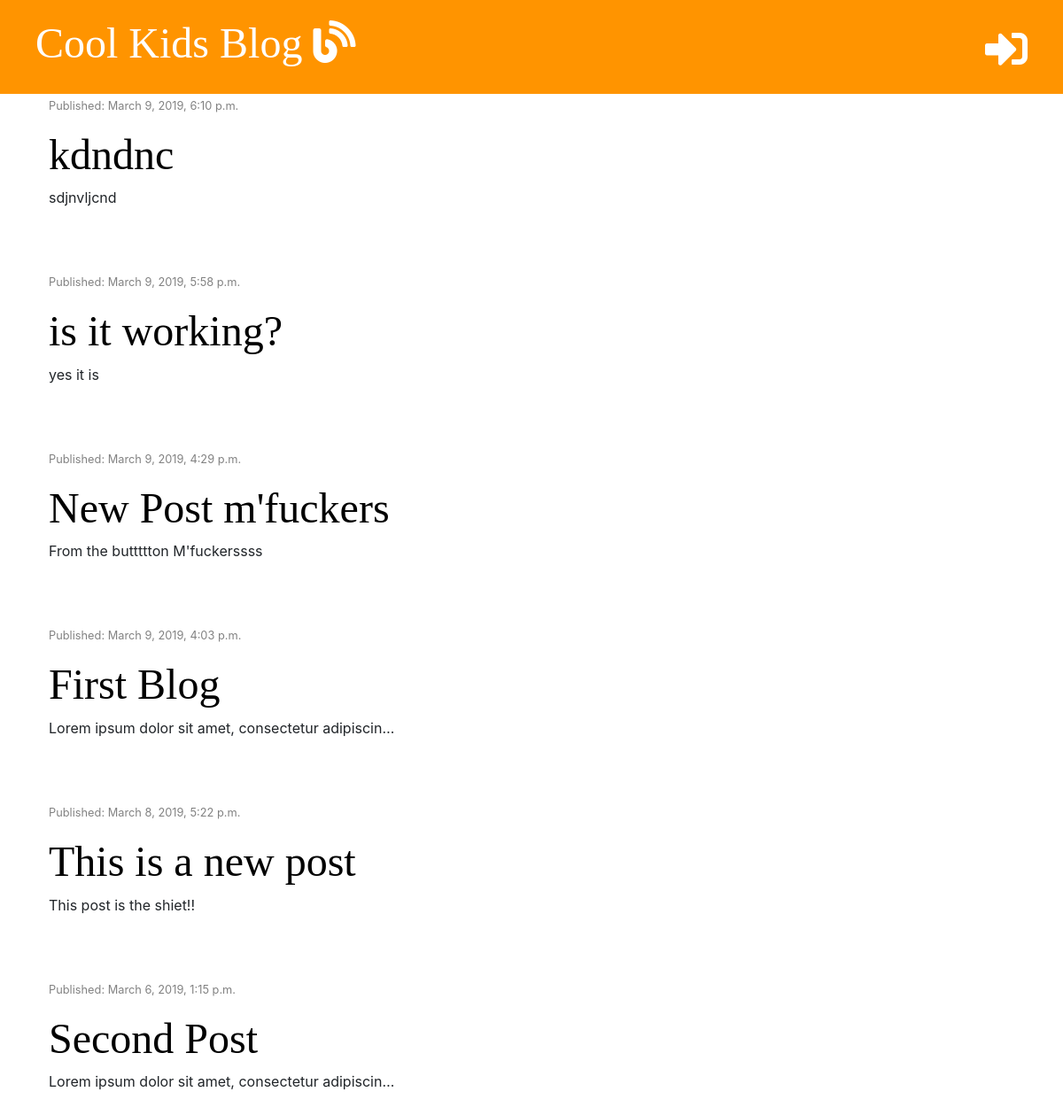
The app's page /, older data.
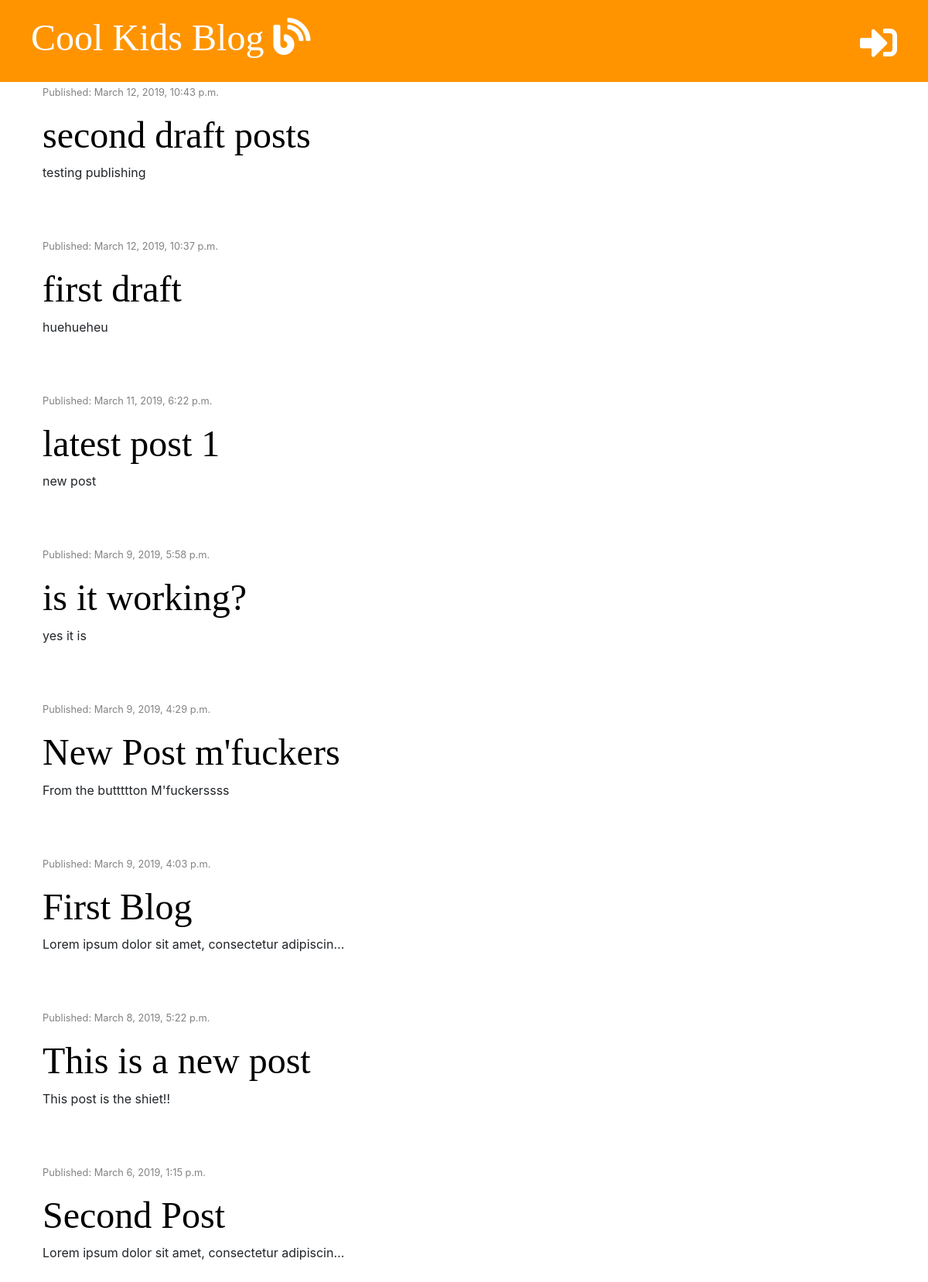
The same page, newer data.
### blog/models.py (models this page shows, shortened)
class Post(models.Model):
    author = models.ForeignKey('auth.User', on_delete=models.CASCADE)
    title = models.CharField(max_length=200)
    text = models.TextField()
    created_date = models.DateTimeField(default=timezone.now)
    published_date = models.DateTimeField(blank=True, null=True)

### blog/views.py (the view)
# urls.py: path('', views.post_list, name='post_list'),
def post_list(request):
    posts = Post.objects.filter(published_date__lte=timezone.now()).order_by('-published_date')
    stuff_for_frontend = {'posts' : posts}
    return render(request, 'blog/post_list.html', stuff_for_frontend)

### blog/templates/blog/post_list.html (shortened to what this page needs)
{% extends 'blog/base.html' %}
{% block content %}
      {% for post in posts %}
          <div class="post">
            <div class="date">
                <p><small>Published: {{ post.published_date }}</small></p>
            </div>
            <h1><a href="{% url 'post_detail' pk=post.pk %}">{{ post.title }}</a></h1>
            <p>{{ post.text|truncatechars:50|linebreaksbr }}</p>
          </div>
      {% endfor %}
{% endblock %}

Row changes from the older to the newer data that the page shows:
added Post: published_date "March 12, 2019, 10:43 p.m.", title "second draft posts", text "testing publishing"
added Post: published_date "March 12, 2019, 10:37 p.m.", title "first draft", text "huehueheu"
changed Post: published_date "March 9, 2019, 6:10 p.m." → "March 11, 2019, 6:22 p.m."; title "kdndnc" → "latest post 1"; text "sdjnvljcnd" → "new post"
